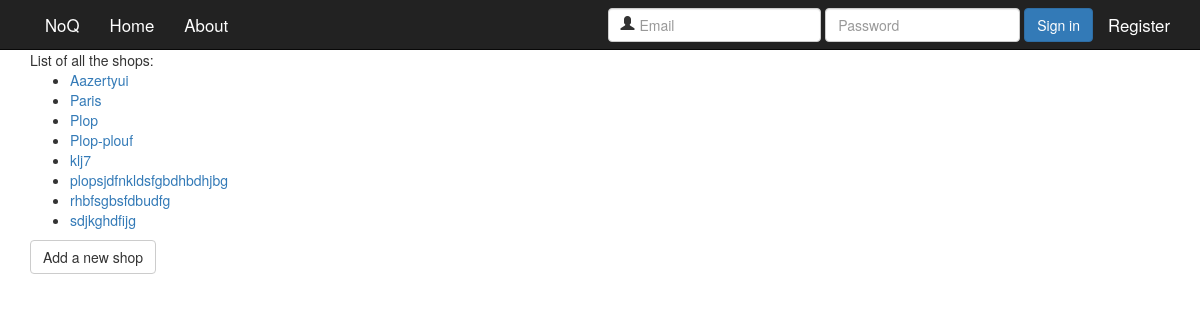
Before: /shopowner/ with the older database file.
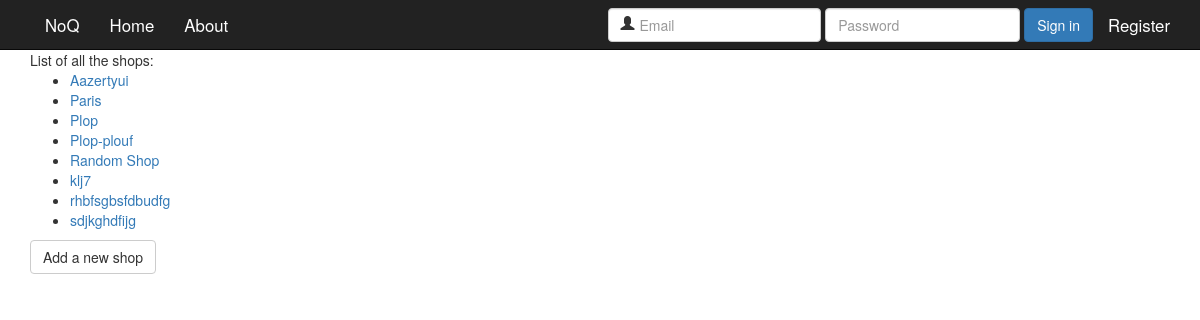
After: the same page with the newer database file.
### main/models.py (models this page shows, shortened)
class Shop(models.Model):
    name = models.CharField(max_length=20)
    shop_owner = models.ForeignKey(ShopOwner, on_delete=models.CASCADE)
    subscription = models.ForeignKey(Subscription, on_delete=models.CASCADE)
    postal_code = models.IntegerField()
    address = models.CharField(max_length=200, null=True, blank=True)
    latitude = models.FloatField()
    longitude = models.FloatField()
    image_name = models.CharField(max_length=50, null=True)
    cusine_type = models.CharField(max_length=50, null=True)

### main/ShopOwner/views.py (the view)
def index(request):
    shop_list = Shop.objects.order_by('name')
    return render(request, 'main/index_shopowner.html', {'shop_list': shop_list})

### main/templates/main/index_shopowner.html
{% extends 'main/base.html' %}
{% block content %}
    List of all the shops:
    {% if shop_list %}
        <ul>
            {% for shop in shop_list %}
                <li><a href="{% url 'shopowner:shop' shop.id %}">{{ shop.name }}</a></li>
            {% endfor %}
        </ul>
    {% else %}
        <p>No Shop are available.</p>
    {% endif %}
    <a class="btn btn-default" href="{% url 'shopowner:newshop' %}" role="button">Add a new shop</a>
{% endblock %}

Changed rows visible on the page:
changed Shop: name "plopsjdfnkldsfgbdhbdhjbg" → "Random Shop"; moves up the list
